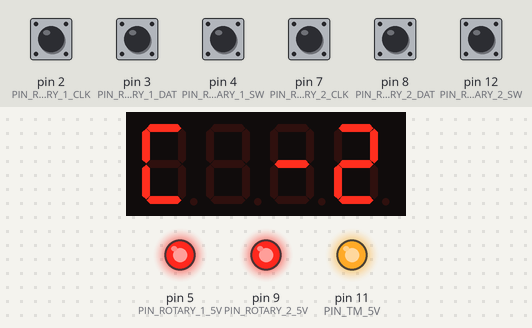
This sketch was run on a simulated Arduino Uno, built with avr-gcc and run on an emulated ATmega328P. Parts: 4-digit seven-segment display, output pins drawn as LEDs (lit = HIGH). The inputs (shaded band) are chosen by the test bench; at power-on: pin 2 (PIN_ROTARY_1_CLK), pin 3 (PIN_ROTARY_1_DAT), pin 4 (PIN_ROTARY_1_SW), pin 7 (PIN_ROTARY_2_CLK), pin 8 (PIN_ROTARY_2_DAT), pin 12 (PIN_ROTARY_2_SW) HIGH. MIDI output is not drawn.

Above: at 2.2 s.
2.3 s: pin 2 (PIN_ROTARY_1_CLK) pulled LOW for 0.15 s
At 2.39 s:
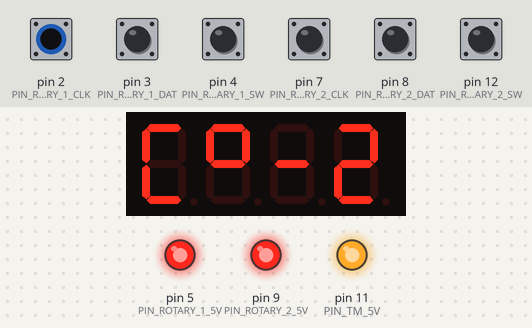
3.9 s: pin 4 (PIN_ROTARY_1_SW) pulled LOW for 0.15 s
At 4.8 s:
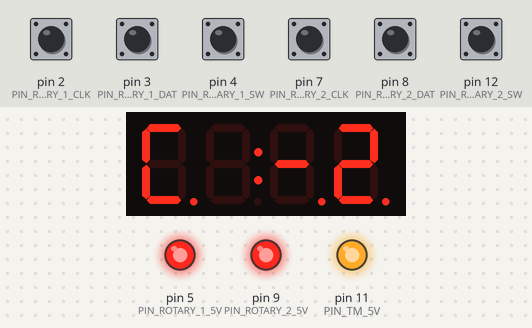
5.6 s: pin 7 (PIN_ROTARY_2_CLK) pulled LOW for 0.15 s
At 5.69 s:
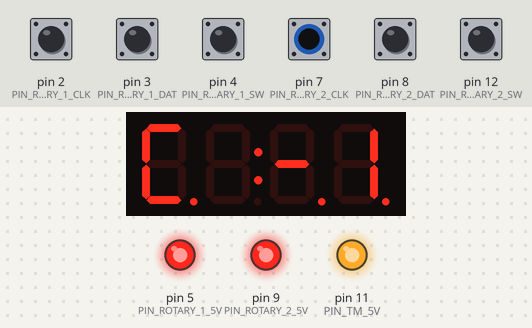
7.2 s: pin 2 (PIN_ROTARY_1_CLK) pulled LOW for 1 s
At 8.0 s:
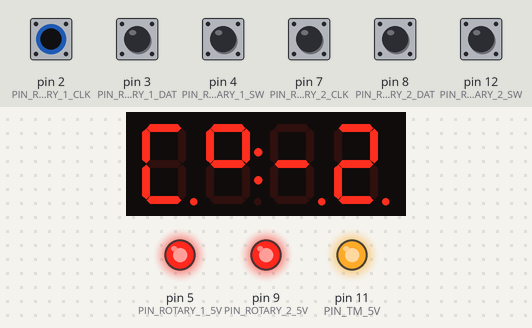
9.7 s: pin 2 (PIN_ROTARY_1_CLK) driven LOW and pin 4 (PIN_ROTARY_1_SW) driven LOW
At 12.5 s:
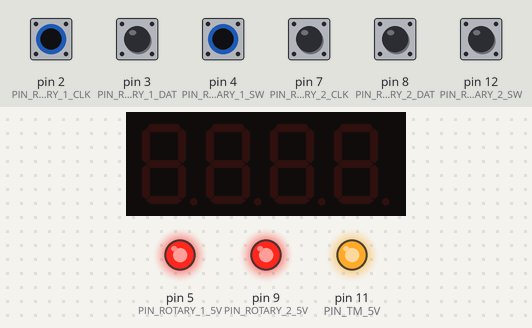
12.7 s: pin 7 (PIN_ROTARY_2_CLK) pulled LOW for 1 s
At 13.5 s:
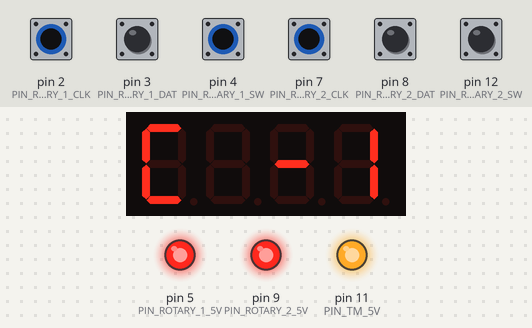
Timing chart, 0 to 15.7 s (numbered marks = the images above; inputs shaded):
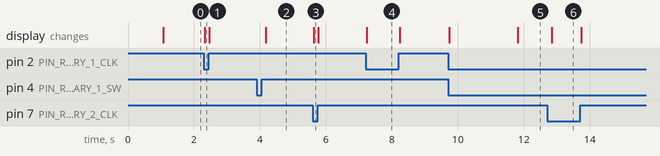

The sketch:

midi_hold.ino
```cpp
// midi_hold
// (cc) by krgrWrgkmn 2022
// all rights w dupie

#include <MIDI.h>
#include <TM1637Display.h>
#include <OneButton.h>

#include "hold_controller.h"

#define VERSION HOLD_CONTROLLER_VERSION

// uncoment if you want to use serial for debug
// midi can't work together with serial for debug
//#define DEBUG_SERIAL

// - - - - - - - - - - - - - - - - - - - -
// global defs / vars
// - - - - - - - - - - - - - - - - - - - -

MIDI_CREATE_DEFAULT_INSTANCE();

// hold controller lib
#define HC hold_controller
hold_controller CTRL;

// display
#define PIN_TM_CLK A0
#define PIN_TM_DIO A1
#define PIN_TM_5V  11

// brightness A number from 0 (lowes brightness) to 7 (highest brightness)
#define TM_BRIGHTNESS 0

TM1637Display TM(PIN_TM_CLK, PIN_TM_DIO);

// rotary controller
// Define the IO Pins Used
#define PIN_ROTARY_1_CLK    2   // Used for generating interrupts using CLK signal
#define PIN_ROTARY_1_DAT    3   // Used for reading DT signal
#define PIN_ROTARY_1_SW     4   // Used for the Rotary push button switch
#define PIN_ROTARY_1_5V     5   // Set to HIGH to be the 5V pin for the Rotary Encoder
#define PIN_ROTARY_1_GND    6   // Set to LOW to be the GND pin for the Rotary Encoder

#define PIN_ROTARY_2_CLK    7   // Used for generating interrupts using CLK signal
#define PIN_ROTARY_2_DAT    8   // Used for reading DT signal
#define PIN_ROTARY_2_SW    12   // Used for the Rotary push button switch
#define PIN_ROTARY_2_5V     9   // Set to HIGH to be the 5V pin for the Rotary Encoder
#define PIN_ROTARY_2_GND   10   // Set to LOW to be the GND pin for the Rotary Encoder

#define ROTARY_PRESS_TICKS 2000


// - - - - - - - - - - - - - - - - - - - -
// callbacks
// - - - - - - - - - - - - - - - - - - - -

void arduino_midi_send(const uint8_t m[], uint8_t size)
{
#ifndef DEBUG_SERIAL
    MIDI.send(m[0],m[1],m[2], 1);
#else
  char buf[128];
  if(size == 3) {

    sprintf(buf,"midi_send: %02X %02X %02X", m[0], m[1], m[2]);
    arduino_log(HC::DEBUG, buf);
  } else {
    sprintf(buf, "Invalid midi message size:%s", size);
    arduino_log(HC::ERROR, buf);
  }
#endif
}

void arduino_log(hold_controller::log_levels_t priority, const char * message)
{
#ifdef DEBUG_SERIAL
  const char * p = hold_controller::log_levels[priority];
  char buf[256];
  sprintf(buf, "> %8s :: %s", p, message);
  Serial.println(buf);
#endif
}

// - - - - - - - - - - - - - - - - - - - -
// display
// - - - - - - - - - - - - - - - - - - - -

// data for each digit
uint8_t TM_DT[] = {0,0,0,0,0};

void clear_display()
{
  TM.clear();
  delay(1000);
  TM.setBrightness(TM_BRIGHTNESS);
}

void init_display()
{
  // Set the 5V pin for display
  pinMode(PIN_TM_5V, OUTPUT);
  digitalWrite(PIN_TM_5V, HIGH);

  clear_display();
}

void update_display()
{
  uint8_t k[] = { 0xC, 0xC, 0xD, 0xD, 0xE, 0xF, 0xF, 0x6, 0x6, 0xA, 0xA, 0xB, 0xB };
  uint8_t dot = CTRL.is_on() ? 0x80 : 0;
  int o = CTRL.octave_human();
  TM_DT[0] = (TM.encodeDigit(k[CTRL.key()])) | dot;
  TM_DT[1] = (CTRL.key_sharp() ? (SEG_A | SEG_B | SEG_F | SEG_G) : 0) | dot;
  TM_DT[2] = (o < 0 ? SEG_G : 0) | dot;
  TM_DT[3] = (TM.encodeDigit(o < 0 ? (o * -1 ): o)) | dot;

}
void refresh_display()
{
  TM.setBrightness(TM_BRIGHTNESS);
  TM.setSegments(TM_DT);
}

// - - - - - - - - - - - - - - - - - - - -
// rotary
// - - - - - - - - - - - - - - - - - - - -

int rotary_1_A = 0;
int rotary_1_B = 0;
int rotary_2_A = 0;
int rotary_2_B = 0;

// OneButton class handles Debounce and detects button press
OneButton rotary_1_btn(PIN_ROTARY_1_SW, HIGH);      // Rotary Select button
OneButton rotary_2_btn(PIN_ROTARY_2_SW, HIGH);      // Rotary Select button

void rotary_click()
{
  if (CTRL.is_on())
    CTRL.off();
  else
    CTRL.on();

  update_display();
}


void rotary_long_press()
{
  clear_display();
  CTRL.reset();
  update_display();
}

void rotary_1_init()
{
  // Set the Directions of the I/O Pins
  pinMode(PIN_ROTARY_1_CLK, INPUT_PULLUP);
  pinMode(PIN_ROTARY_1_DAT, INPUT_PULLUP);
  pinMode(PIN_ROTARY_1_SW, INPUT_PULLUP);
  pinMode(PIN_ROTARY_1_GND, OUTPUT);
  pinMode(PIN_ROTARY_1_5V, OUTPUT);

  // Set the 5V and GND pins for the Rotary Encoder
  digitalWrite(PIN_ROTARY_1_GND, LOW);
  digitalWrite(PIN_ROTARY_1_5V, HIGH);

  rotary_1_A = digitalRead(PIN_ROTARY_1_CLK);

  // Define the functions for Rotary Encoder Click and Long Press
  rotary_1_btn.attachClick(&rotary_click);
  rotary_1_btn.attachLongPressStart(&rotary_long_press);
  rotary_1_btn.setPressTicks(ROTARY_PRESS_TICKS);
}

void rotary_2_init()
{
  // Set the Directions of the I/O Pins
  pinMode(PIN_ROTARY_2_CLK, INPUT_PULLUP);
  pinMode(PIN_ROTARY_2_DAT, INPUT_PULLUP);
  pinMode(PIN_ROTARY_2_SW, INPUT_PULLUP);
  pinMode(PIN_ROTARY_2_GND, OUTPUT);
  pinMode(PIN_ROTARY_2_5V, OUTPUT);

  // Set the 5V and GND pins for the Rotary Encoder
  digitalWrite(PIN_ROTARY_2_GND, LOW);
  digitalWrite(PIN_ROTARY_2_5V, HIGH);

  rotary_2_A = digitalRead(PIN_ROTARY_2_CLK);

  // Define the functions for Rotary Encoder Click and Long Press
  rotary_2_btn.attachClick(&rotary_click);
  rotary_2_btn.attachLongPressStart(&rotary_long_press);
  rotary_2_btn.setPressTicks(ROTARY_PRESS_TICKS);
}

void rotary_1_read()
{
  rotary_1_btn.tick();
  rotary_1_B = digitalRead(PIN_ROTARY_1_CLK);
  if (rotary_1_A != rotary_1_B) {
    if (digitalRead(PIN_ROTARY_1_DAT) != rotary_1_B) {
      if (CTRL.note() < CTRL.max_note)
        CTRL.increment_note();
    } else {
      if (CTRL.note() > 0)
        CTRL.decrement_note();
    }
    rotary_1_A = rotary_1_B;
    update_display();
  }
}

void rotary_2_read()
{
  rotary_2_btn.tick();
  rotary_2_B = digitalRead(PIN_ROTARY_2_CLK);
  if (rotary_2_A != rotary_2_B) {
    if (digitalRead(PIN_ROTARY_2_DAT) != rotary_2_B) {
      if (CTRL.octave() < CTRL.max_octave)
        CTRL.increment_octave();
    } else {
      if (CTRL.octave() > 0)
        CTRL.decrement_octave();
    }
    rotary_2_A = rotary_2_B;
    update_display();
  }
}

// - - - - - - - - - - - - - - - - - - - -
// MAIN
// - - - - - - - - - - - - - - - - - - - -

void setup() {

#ifdef DEBUG_SERIAL
  Serial.begin(9600);
#else
  MIDI.begin(MIDI_CHANNEL_OFF);
#endif

  arduino_log(HC::INFO, "midi_hold v" VERSION " preparing");

  CTRL.set_midi_send_callback(arduino_midi_send);
  CTRL.set_logger_callback(arduino_log);

  init_display();
  update_display();
  refresh_display();

  rotary_1_init();
  rotary_2_init();
  arduino_log(HC::INFO, "midi_hold v" VERSION " started");
}

void loop() {
  rotary_1_read();
  rotary_2_read();
  refresh_display();
}
```

hold_controller.cpp
```cpp
// hold_controller.cpp
// (cc) by krgrWrgkmn 2021
// all rights w dupie

#include "hold_controller.h"
#include <stdio.h>

#ifndef _countof
#define _countof(x) (sizeof(x) / sizeof (x[0]))
#endif

// - - - - - - - - - - - - - - - - - - - -
// implementation
// - - - - - - - - - - - - - - - - - - - -

const char* hold_controller::keys[] = {
  "C", "C#", "D", "D#", "E", "F", "F#", "G", "G#", "A", "A#", "B", "B#"
};

const char* hold_controller::log_levels[] = {
 "DEBUG", "INFO", "WARNING", "ERROR"
};

bool hold_controller::set_key_octave(uint8_t k, uint8_t o)
{
  if(k < 12 && o <= max_octave ) {
    d_key = k;
    d_octave = o;
    d_note = d_key + ( 12 * d_octave );
    change_note();
    return true;
  }
  return false;
}

bool hold_controller::set_note(uint8_t n)
{
  if (n <= max_note ) {
    d_note = n;
    d_octave = d_note / 12;
    d_key =  d_note % 12;
    change_note();
    return true;
  }
  return false;
}

const char * hold_controller::get_status()
{
  sprintf(d_status, "key: %s [%d] oct: %d [%d] note: [%d] is_on: [%d]",
    key_human(), key(), octave_human(), octave(), note(), is_on());
  return d_status;
}

void hold_controller::play_midi(uint8_t note)
{
  if (logger_callback) {
    char buf[256];
    sprintf(buf, "play_midi: %d", note);
    logger_callback(DEBUG, buf);
  }

  uint8_t message[3];
  message[0] = 144;
  message[1] = note;
  message[2] = 127;
  if(midi_send_callback)
    midi_send_callback(message, _countof(message));
}

void hold_controller::stop_midi(uint8_t note)
{
  if (logger_callback) {
    char buf[256];
    sprintf(buf, "stop_midi: %d", note);
    logger_callback(DEBUG, buf);
  }

  uint8_t message[3];
  message[0] = 128;
  message[1] = note;
  message[2] = 127;
  if(midi_send_callback)
    midi_send_callback(message, _countof(message));
}

void hold_controller::reset_midi()
{
  if (logger_callback) {
    logger_callback(DEBUG, "reset_midi");
  }

  uint8_t message[3];
  message[0] = 128;
  message[2] = 40;
  for (uint8_t i=0; i<=127; i++){
    message[1] = i;
    if(midi_send_callback)
      midi_send_callback(message, _countof(message));
  }
}

void hold_controller::on()
{
  if(logger_callback)
    logger_callback(DEBUG, "on");

  d_on = true;
  d_active_note = d_note;
  play_midi(d_active_note);

  if(logger_callback)
    logger_callback(INFO, get_status());
}

void hold_controller::off()
{
  if(logger_callback)
    logger_callback(DEBUG, "off");

  stop_midi(d_active_note);
  d_on = false;

  if(logger_callback)
    logger_callback(INFO, get_status());
}

void hold_controller::change_note()
{
  if(logger_callback)
    logger_callback(DEBUG, "change_note");

  if(is_on())
  {
    //to avoid silence start playing before stopping previous note
    play_midi(d_note);
    stop_midi(d_active_note);
    d_active_note = d_note;
  }

  if(logger_callback)
    logger_callback(INFO, get_status());
}

void hold_controller::reset()
{
  if(logger_callback)
    logger_callback(DEBUG, "reset");

  off();
  set_note(0);
  d_active_note = d_note;
  reset_midi();

  if(logger_callback)
    logger_callback(DEBUG, get_status());
}
```

hold_controller.h
```cpp
// hold_controller.h
// (cc) by krgrWrgkmn 2021
// all rights w dupie

#include <stdint.h>

#define HOLD_CONTROLLER_VERSION "1.0.1"

class hold_controller {
 public:
  static const char* keys[];

  typedef enum { DEBUG, INFO, WARNING, ERROR } log_levels_t;
  static const char* log_levels[];

  // limits to make all posible values as square
  // highest midi note is G8 ( 127 ) but higher tones missing
  // to avoid disfunction of controller, last octave is disabled
  static const uint8_t max_octave = 9;
  static const uint8_t max_note = 119;

  typedef void (*f_midi_send_t) (const uint8_t message[], uint8_t size);
  typedef void (*f_logger_t) (log_levels_t priority, const char * message);

 private:
  uint8_t d_active_note = 0;   // midi note which is playing just now
  uint8_t d_note = 0;          // midi note which is selected
  uint8_t d_key = 0;           // key which is selected ( C=0 )
  uint8_t d_octave = 0;        // ocatave which is selected  ( -2 octave = 0 )
  bool d_on = false;           // on-off switch

  char d_status[256];          // buffer for status

  f_midi_send_t midi_send_callback = nullptr;
  f_logger_t    logger_callback = nullptr;

  // midi control private methods
  // - - - - - - - - - - - -
  void play_midi(uint8_t note);  // start selected note playback
  void stop_midi(uint8_t note);  // stop selected note playback
  void reset_midi();             // stop all notes on device

  // interface private methods
  // - - - - - - - - - - - -
  void change_note();
  bool set_key_octave(uint8_t k, uint8_t o);

 public:

  void set_midi_send_callback(f_midi_send_t cb) { midi_send_callback = cb; }
  void set_logger_callback(f_logger_t cb) { logger_callback = cb; }


  // interface methods
  // - - - - - - - - - - - -
  void reset();               // use only for debug purpose
  bool set_note(uint8_t n);

  void on();
  void off();
  bool is_on() const { return d_on; }

  bool set_key(uint8_t k) { return set_key_octave(k, d_octave); }
  bool set_octave(uint8_t o) { return set_key_octave(d_key, o); }

  bool increment_note() { return set_note(d_note+1); }
  bool decrement_note() { return (d_note > 0 ) ? set_note(d_note-1) : false; }
  bool increment_key() { return set_key(d_key+1); }
  bool decrement_key() { return (d_key > 0 ) ? set_key(d_key-1) : false; }
  bool increment_octave() { return set_octave(d_octave+1); }
  bool decrement_octave() { return (d_octave > 0 ) ? set_octave(d_octave-1) : false; }

  uint8_t note() const { return d_note; }
  uint8_t key() const { return d_key; }
  uint8_t octave() const { return d_octave; }
  bool key_sharp() const { return keys[d_key][1] != '\0'; }

  const char* key_human() const { return keys[d_key];  }
  int octave_human() const { return d_octave-2; }

  const char* get_status();
};
```

Measured:
- after the input at 2.3 s, the display: changes at once (image 1)
- after the input at 3.9 s, the display: changes after 0.27 s (image 2)
- after the input at 5.6 s, the display: changes at once (image 3)
- after the input at 7.2 s, the display: changes at once (image 4)
- after the input at 9.7 s, the display: first changes at once (image 5 shows a later state)
- after the input at 12.7 s, the display: changes after 0.14 s (image 6)
